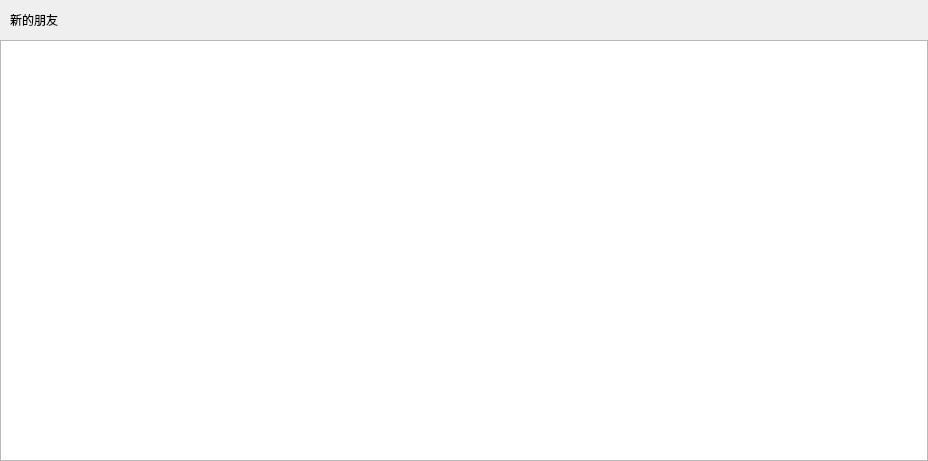
<?xml version="1.0" encoding="UTF-8"?>
<ui version="4.0">
 <class>ApplyFriendPage</class>
 <widget class="QWidget" name="ApplyFriendPage">
  <property name="geometry">
   <rect>
    <x>0</x>
    <y>0</y>
    <width>928</width>
    <height>461</height>
   </rect>
  </property>
  <property name="windowTitle">
   <string>Form</string>
  </property>
  <layout class="QVBoxLayout" name="verticalLayout">
   <property name="spacing">
    <number>0</number>
   </property>
   <property name="leftMargin">
    <number>0</number>
   </property>
   <property name="topMargin">
    <number>0</number>
   </property>
   <property name="rightMargin">
    <number>0</number>
   </property>
   <property name="bottomMargin">
    <number>0</number>
   </property>
   <item>
    <widget class="QWidget" name="friend_apply_wid" native="true">
     <layout class="QHBoxLayout" name="horizontalLayout">
      <property name="spacing">
       <number>0</number>
      </property>
      <property name="leftMargin">
       <number>0</number>
      </property>
      <property name="topMargin">
       <number>0</number>
      </property>
      <property name="rightMargin">
       <number>0</number>
      </property>
      <property name="bottomMargin">
       <number>0</number>
      </property>
      <item>
       <spacer name="horizontalSpacer_2">
        <property name="orientation">
         <enum>Qt::Horizontal</enum>
        </property>
        <property name="sizeType">
         <enum>QSizePolicy::Fixed</enum>
        </property>
        <property name="sizeHint" stdset="0">
         <size>
          <width>10</width>
          <height>20</height>
         </size>
        </property>
       </spacer>
      </item>
      <item>
       <widget class="QLabel" name="friend_apply_lb">
        <property name="minimumSize">
         <size>
          <width>0</width>
          <height>40</height>
         </size>
        </property>
        <property name="maximumSize">
         <size>
          <width>16777215</width>
          <height>40</height>
         </size>
        </property>
        <property name="text">
         <string>新的朋友</string>
        </property>
       </widget>
      </item>
      <item>
       <spacer name="horizontalSpacer">
        <property name="orientation">
         <enum>Qt::Horizontal</enum>
        </property>
        <property name="sizeHint" stdset="0">
         <size>
          <width>855</width>
          <height>20</height>
         </size>
        </property>
       </spacer>
      </item>
     </layout>
    </widget>
   </item>
   <item>
    <widget class="QWidget" name="widget_2" native="true">
     <layout class="QVBoxLayout" name="verticalLayout_2">
      <property name="spacing">
       <number>0</number>
      </property>
      <property name="leftMargin">
       <number>0</number>
      </property>
      <property name="topMargin">
       <number>0</number>
      </property>
      <property name="rightMargin">
       <number>0</number>
      </property>
      <property name="bottomMargin">
       <number>0</number>
      </property>
      <item>
       <widget class="ApplyFriendList" name="apply_friend_list"/>
      </item>
     </layout>
    </widget>
   </item>
  </layout>
 </widget>
 <customwidgets>
  <customwidget>
   <class>ApplyFriendList</class>
   <extends>QListWidget</extends>
   <header location="global">applyfriendlist.h</header>
  </customwidget>
 </customwidgets>
 <resources/>
 <connections/>
</ui>
